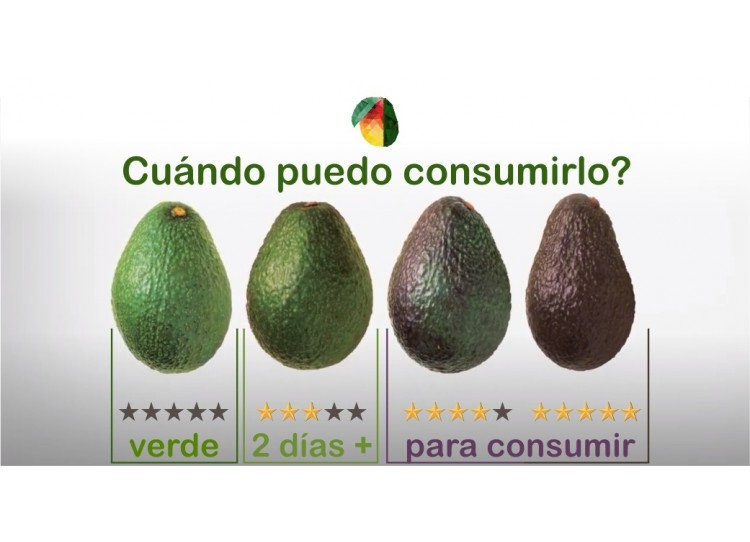
#> input picture aguacates.jpg, 750 x 542 px, given in place of the camera
$ python 'maduracion v2.py'
#> lines starting #> are read from the running program, lines starting #| are printed output that depends on the picture; after the words box and inside, x2 and y2 are one past the last pixel; in counts of white or black regions, pixels touching at a corner belong together
import cv2
import numpy as np

def dibujar(mask,color):
  contornos,_ = cv2.findContours(mask, cv2.RETR_EXTERNAL,
      cv2.CHAIN_APPROX_SIMPLE)
  for c in contornos:
    area = cv2.contourArea(c)
    if area > 3000:
      M = cv2.moments(c)
      if (M["m00"]==0): M["m00"]=1
      x = int(M["m10"]/M["m00"])
      y = int(M['m01']/M['m00'])
      nuevoContorno = cv2.convexHull(c)
      cv2.circle(frame,(x,y),7,(0,255,0),-1)
      cv2.putText(frame,'{},{}'.format(x,y),(x+10,y), font, 0.75,(0,255,0),1,cv2.LINE_AA)
      cv2.drawContours(frame, [nuevoContorno], 0, color, 3)

cap = cv2.VideoCapture(0)

azulBajo = np.array([50,0,20],np.uint8)
azulAlto = np.array([70,30,255],np.uint8)


font = cv2.FONT_HERSHEY_SIMPLEX
while True:

  ret,frame = cap.read()
#> frame is the input picture: shape (542, 750, 3); mean B, G, R 203.3, 209.5, 208.8

  if ret == True:
    frameHSV = cv2.cvtColor(frame,cv2.COLOR_BGR2HSV)
#> frameHSV: shape (542, 750, 3); mean H, S, V 33, 20.1, 211.7
    maskAzul = cv2.inRange(frameHSV,azulBajo,azulAlto)
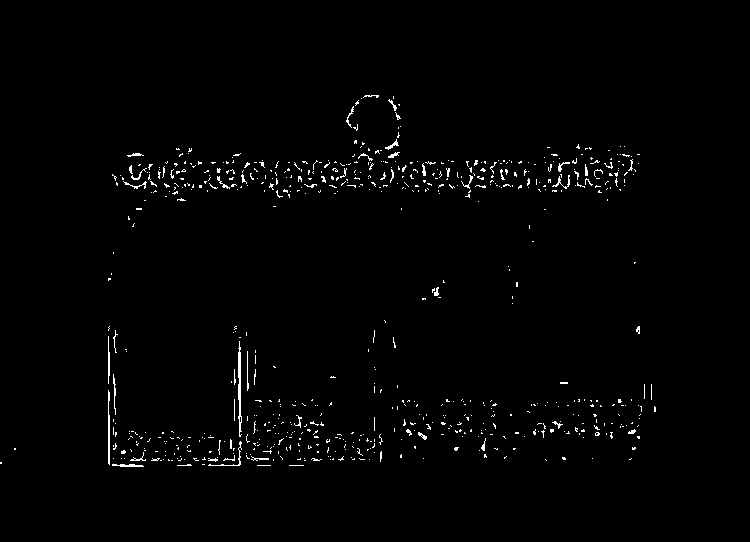
#> maskAzul: shape (542, 750); 1.3% white in thin lines or dots, all inside (x1, y1, x2, y2) = (0, 95, 656, 467)
    dibujar(maskAzul,(255,0,0))
#> in dibujar, `contornos,_ = cv2.findContours(mask, cv2.RETR_EXTERNAL, cv2.CHAIN_APPR..`: contornos = 700 contours, 689 with area under 20; largest, box (x1, y1, x2, y2) and area: (238, 341, 242, 437) 138, (108, 390, 110, 465) 58, (112, 464, 144, 467) 38, (385, 139, 399, 150) 30, (552, 175, 570, 189) 26
#> the loop in dibujar, `for c in contornos:` made 700 passes
#> area on pass 5: 38.5
    cv2.imshow('frame',frame)
    if cv2.waitKey(1) & 0xFF == ord('q'):
#> (key q is pressed here)
      break
cap.release()
cv2.destroyAllWindows()
